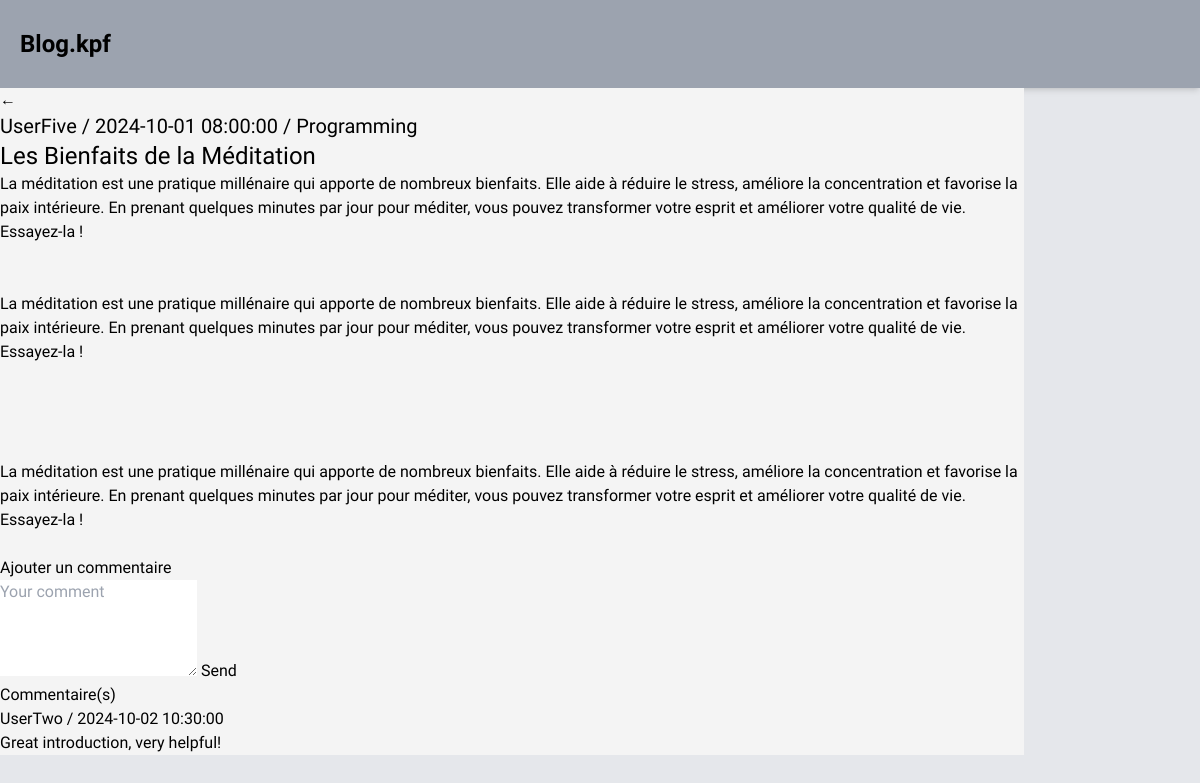
Screenshot of /article.php?id=1 with the database file from the repository.
### tables this page shows
CREATE TABLE IF NOT EXISTS `article` (
  `id_article` int NOT NULL AUTO_INCREMENT,
  `titre` varchar(255) NOT NULL,
  `description` text NOT NULL,
  `date` timestamp NULL DEFAULT CURRENT_TIMESTAMP,
  `id_utilisateur` int DEFAULT NULL,
  PRIMARY KEY (`id_article`),
  KEY `id_utilisateur` (`id_utilisateur`)
);

CREATE TABLE IF NOT EXISTS `utilisateur` (
  `id_utilisateur` int NOT NULL AUTO_INCREMENT,
  `email` varchar(255) NOT NULL,
  `mdp` varchar(255) NOT NULL,
  `pseudo` varchar(100) NOT NULL,
  `admin` tinyint(1) DEFAULT '0',
  PRIMARY KEY (`id_utilisateur`),
  UNIQUE KEY `email` (`email`(191))
);

CREATE TABLE IF NOT EXISTS `categorie` (
  `id_categorie` int NOT NULL AUTO_INCREMENT,
  `nom` varchar(100) NOT NULL,
  PRIMARY KEY (`id_categorie`),
  UNIQUE KEY `nom` (`nom`)
);

CREATE TABLE IF NOT EXISTS `commentaire` (
  `id_commentaire` int NOT NULL AUTO_INCREMENT,
  `contenu` text NOT NULL,
  `date` timestamp NULL DEFAULT CURRENT_TIMESTAMP,
  `id_article` int DEFAULT NULL,
  `pseudo` varchar(100) NOT NULL,
  `id_utilisateur` int DEFAULT NULL,
  PRIMARY KEY (`id_commentaire`),
  KEY `id_article` (`id_article`),
  KEY `id_utilisateur` (`id_utilisateur`)
);

### src/article.php (the view, shortened to what this page needs)
<?php
require_once('header.php');
$id = isset($_GET['id']) ? (int)$_GET['id'] : 0;
$stmt = $con->prepare("
        SELECT * FROM article
        LEFT JOIN utilisateur ON article.id_utilisateur = utilisateur.id_utilisateur
        LEFT JOIN reference ON article.id_article = reference.id_article
        LEFT JOIN categorie ON reference.id_categorie = categorie.id_categorie
        WHERE article.id_article = :id
;");
$stmt->bindValue(':id', $id, PDO::PARAM_INT);
$stmt->execute();
$article = $stmt->fetchAll(PDO::FETCH_ASSOC);
$stmtComments = $con->prepare("SELECT * FROM commentaire WHERE id_commentaire = :id ORDER BY date DESC");
$stmtComments->bindValue(':id', $id, PDO::PARAM_INT);
$stmtComments->execute();
$comments = $stmtComments->fetchAll(PDO::FETCH_ASSOC);
?>
<!DOCTYPE html>
<html lang="en">
<head>
    <link rel="stylesheet" href="style.css">
</head>
<body>
<main class="container">
    <a href="home.php" class="return-button">
        <div class="circle">
            <span class="arrow">&larr;</span>
        </div>
    </a>
    <div class="article-block">
        <h2 class="text-xl"><?php echo htmlspecialchars($article[0]['pseudo']); ?> / <?php echo htmlspecialchars($article[0]['date']); ?>
            / <?php echo htmlspecialchars($article[0]['nom']); ?></h2>
        <h1 class="text-2xl"><?php echo htmlspecialchars($article[0]['titre']); ?></h1>
        <p><?php echo nl2br(htmlspecialchars($article[0]['description'])); ?></p>
    </div>
    <div class="add-comment-block">
        <h3>Ajouter un commentaire</h3>
        <form method="POST" action="add_comment.php">
            <textarea name="comment" rows="4" placeholder="Your comment"></textarea>
            <input type="submit" value="Send">
        </form>
    </div>
    <div class="comments-block">
        <h3>Commentaire(s)</h3>
        <?php foreach ($comments as $comment): ?>
            <div class="comment">
                <?php echo htmlspecialchars($comment['pseudo']); ?> / <?php echo htmlspecialchars($comment['date']); ?>
                <p><?php echo nl2br(htmlspecialchars($comment['contenu'])); ?></p>
            </div>
        <?php endforeach; ?>
    </div>
</main>
</body>
</html>

### src/style.css (style rules this page uses)
.container { background-color: #f4f4f4; }

### rows the page displays
article: id_utilisateur.pseudo "UserFive", date "2024-10-01 08:00:00", categorie.nom "Programming", titre "Les Bienfaits de la Méditation", description "La méditation est une pratique millénaire qui apporte de nombreux bienfaits. Elle aide à réduire le stress, améliore la concentration et favorise la paix intérieure. En prenant quelques minutes par jour pour méditer, vous pouvez transformer votre esprit et améliorer votre qualité de vie. Essayez-la ! La méditation est une pratique millénaire qui apporte de nombreux bienfaits. Elle aide à réduire le stress, améliore la concentration et favorise la paix intérieure. En prenant quelques minutes par jour pour méditer, vous pouvez transformer votre esprit et améliorer votre qualité de vie. Essayez-la ! La méditation est une pratique millénaire qui apporte de nombreux bienfaits. Elle aide à…"
commentaire: pseudo "UserTwo", date "2024-10-02 10:30:00", contenu "Great introduction, very helpful!"
